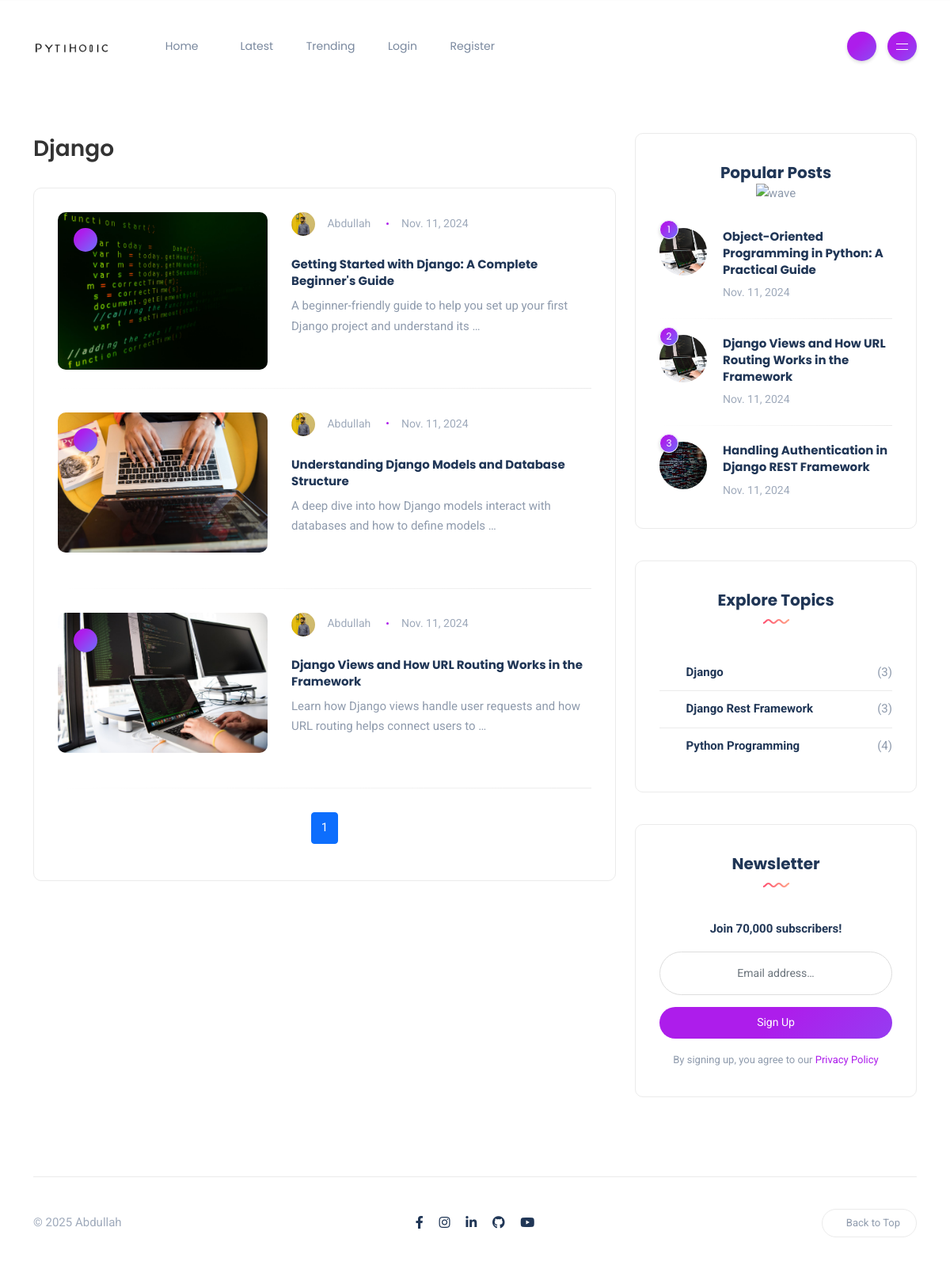
Screenshot of /category/django/ with the database file from the repository.
### blog/models.py (models this page shows, shortened)
class Category(models.Model):
    name = models.CharField(max_length=100)
    slug = models.SlugField(unique=True, null= True,blank=True)

class BlogPost(models.Model):
    STATUS = (
       ('0',"Draft"),
       ('1',"Publish"),
    )
    SECTION = (
       ("Featured", "Featured"),
       ("Editor Pick", "Editor Pick"),
       ("Latest", "Latest"),
       ("Inspiration", "Inspiration"),
       ("Popular", "Popular"),
    )
    title = models.CharField(max_length=100)
    author = models.ForeignKey(User,on_delete=models.CASCADE, related_name="posts",null=True,blank=True)
    image = models.ImageField(upload_to="images")
    description = models.TextField()
    slug = models.SlugField(unique=True)
    content = RichTextUploadingField()
    views = models.IntegerField(default=0)
    sections = models.CharField(choices=SECTION, max_length= 200, default="Latest")
    status = models.CharField(choices=STATUS, max_length=100)
    created_at = models.DateField(auto_now_add=True)
    Category = models.ForeignKey(Category, on_delete=models.CASCADE, related_name="blogpost")
    objects = BlogPostManager()
    class Meta:
        permissions = [
            ("can_publish_blogpost", "Can publish blog post"),  # Custom example
            ("can_edit_blogpost", "Can edit blog post"),
            ("can_delete_blogpost", "Can delete blog post"),
        ]

class User(AbstractUser):
    name = models.CharField(max_length=255, blank=True, null=True)
    bio = models.TextField(blank=True, null=True)
    image = models.ImageField(upload_to='profile_images/', blank=True, null=True)
    def __str__(self):
        return self.username.capitalize()

### blog/views.py (the view)
# urls.py: path('category/<slug:slug>/', category_posts, name='category_posts'),
def category_posts(request, slug):
    category = get_object_or_404(Category, slug=slug)
    posts_list = BlogPost.objects.filter(Category=category).only("title", "image", "created_at", "author", "description")
    popular_posts = BlogPost.objects.order_by('-views').only('title', 'image', "created_at")[:3]
    categories = Category.objects.annotate(post_count=Count('blogpost'))
    paginator = Paginator(posts_list, 5)
    page_number = request.GET.get('page')
    posts = paginator.get_page(page_number)
    return render(request, 'blog/category.html', {'category': category, 'posts': posts, 'popular_posts': popular_posts, 'categories': categories})

### blog/context_processors.py (called while the page is built)
def categories(request):
    categories = Category.objects.values("slug", "name")[:5]
    return {'categories': categories}

### blog/templates/blog/category.html (shortened to what this page needs)
{% extends "base.html" %}
{% load static %}
{% block content %}
<div class="container">
    <div class="spacer" data-height="50"></div>
    <div class="row">
        <div class="col-lg-8 mb-4">
            <div class="section-header">
                <h3 class="section-title">{{category.name}}</h3>
            </div>
            <div class="padding-30 rounded bordered">
                <div class="row">
                    <div class="col-md-12">
                        {% for post in posts %}
                        <div class="post post-list clearfix mb-4">
                            <div class="thumb rounded">
                                <span class="post-format-sm"></span>
                                <a href="{% url 'post' post.slug %}">
                                    <div class="inner">
                                        <img src="{{ post.image.url }}" alt="{{ post.title }}">
                                    </div>
                                </a>
                            </div>
                            <div class="details">
                                <ul class="meta list-inline mb-3">
                                    <li class="list-inline-item">
                                        <a href="{% url 'post' post.slug %}">
                                            <img src="{{ post.author.image.url }}" class="author" alt="{{ post.author }}">
                                            {{ post.author }}
                                        </a>
                                    </li>
                                    <li class="list-inline-item">{{ post.created_at }}</li>
                                </ul>
                                <h5 class="post-title">
                                    <a href="{% url 'post' post.slug %}">{{ post.title }}</a>
                                </h5>
                                <p class="excerpt mb-0">{{ post.description|truncatewords:15 }}</p>
                                <div class="post-bottom clearfix d-flex align-items-center">
                                    <div class="social-share me-auto">
                                    </div>
                                </div>
                            </div>
                        </div>
                        {% endfor %}
                    </div>
                    <div class="text-center">
                        <nav aria-label="Page navigation">
                            <ul class="pagination justify-content-center">
                                {% for num in posts.paginator.page_range %}
                                    {% if posts.number == num %}
                                        <li class="page-item active"><span class="page-link">{{ num }}</span></li>
                                    {% elif num > posts.number|add:'-3' and num < posts.number|add:'3' %}
                                        <li class="page-item"><a class="page-link" href="?page={{ num }}">{{ num }}</a></li>
                                    {% endif %}
                                {% endfor %}
                            </ul>
                        </nav>
                    </div>
                </div>
            </div>
        </div>
        <div class="col-lg-4">
            <div class="widget rounded">
                <div class="widget-header text-center">
                    <h3 class="widget-title">Popular Posts</h3>
                    <img src="{% static 'images/wave.svg '%}" class="wave" alt="wave" />
                </div>
                <div class="widget-content">
                    {% for popular in popular_posts %}
                    <div class="post post-list-sm circle">
                        <div class="thumb circle">
                            <span class="number">{{forloop.counter}}</span>
                            <a href="{%url 'post' popular.slug %}">
                                <div class="inner">
                                    <img src="{{popular.image.url}}" alt="post-title" />
                                </div>
                            </a>
                        </div>
                        <div class="details clearfix">
                            <h6 class="post-title my-0"><a href="{%url 'post' popular.slug %}">{{popular.title}}</a></h6>
                            <ul class="meta list-inline mt-1 mb-0">
                                <li class="list-inline-item">{{popular.created_at}}</li>
                            </ul>
                        </div>
                    </div>
                    {% endfor %}
                </div>
            </div>
					<div class="widget rounded">
						<div class="widget-header text-center">
							<h3 class="widget-title">Explore Topics</h3>
							<img src="{% static 'images/wave.svg' %}" class="wave" alt="wave" />
						</div>
						<div class="widget-content">
							<ul class="list">
								{% for category in categories%}
								<li><a href="{% url 'category_posts' category.id %}">{{category.name}}</a><span>({{ category.post_count }})</span></li>
								{% endfor %}
							</ul>
						</div>
					</div>
					<div class="widget rounded">
						<div class="widget-header text-center">
							<h3 class="widget-title">Newsletter</h3>
							<img src="{% static 'images/wave.svg' %}" class="wave" alt="wave" />
						</div>
						<div class="widget-content">
							<span class="newsletter-headline text-center mb-3">Join 70,000 subscribers!</span>
							<form>
								<div class="mb-2">
									<input class="form-control w-100 text-center" placeholder="Email address…"
										type="email">
								</div>
								<button class="btn btn-default btn-full" type="submit">Sign Up</button>
							</form>
							<span class="newsletter-privacy text-center mt-3">By signing up, you agree to our <a
									href="#">Privacy Policy</a></span>
						</div>
					</div>
        </div>
    </div>
</div>
<div class="spacer" data-height="50"></div>
{% endblock %}

### rows the page displays
Category: name "Django", post_count "3"
BlogPost: image (picture), author.image (picture), author "Abdullah", created_at "Nov. 11, 2024", title "Getting Started with Django: A Complete Beginner's Guide", description "A beginner-friendly guide to help you set up your first Django project and understand its …"
BlogPost: image (picture), author.image (picture), author "Abdullah", created_at "Nov. 11, 2024", title "Understanding Django Models and Database Structure", description "A deep dive into how Django models interact with databases and how to define models …"
BlogPost: image (picture), author.image (picture), author "Abdullah", created_at "Nov. 11, 2024", title "Django Views and How URL Routing Works in the Framework", description "Learn how Django views handle user requests and how URL routing helps connect users to …"
BlogPost: image (picture), title "Object-Oriented Programming in Python: A Practical Guide", created_at "Nov. 11, 2024"
BlogPost: image (picture), title "Handling Authentication in Django REST Framework", created_at "Nov. 11, 2024"
Category: name "Django Rest Framework", post_count "3"
Category: name "Python Programming", post_count "4"

### other values shown
{{ num }} "1"
